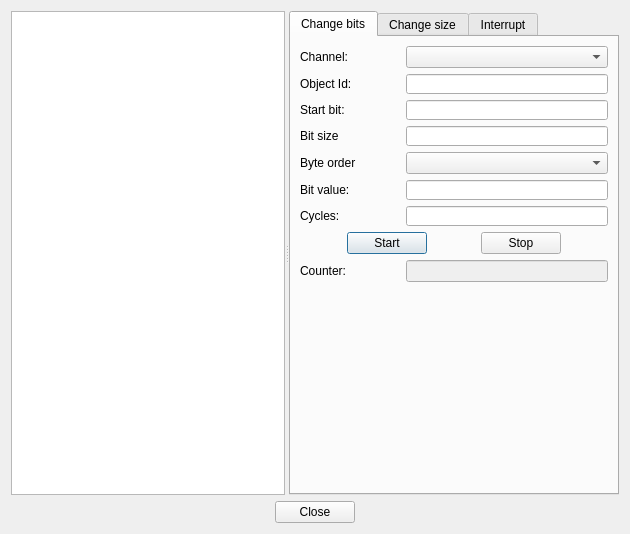
<?xml version="1.0" encoding="UTF-8"?>
<ui version="4.0">
 <class>InsertCANErrorDialog</class>
 <widget class="QDialog" name="InsertCANErrorDialog">
  <property name="geometry">
   <rect>
    <x>0</x>
    <y>0</y>
    <width>630</width>
    <height>534</height>
   </rect>
  </property>
  <property name="windowTitle">
   <string>Insert CAN bit error</string>
  </property>
  <layout class="QVBoxLayout" name="verticalLayout_2" stretch="0,0">
   <item>
    <widget class="QSplitter" name="splitter">
     <property name="orientation">
      <enum>Qt::Horizontal</enum>
     </property>
     <widget class="CanConfigTreeView" name="CanTreeView"/>
     <widget class="QTabWidget" name="tabWidget">
      <property name="currentIndex">
       <number>0</number>
      </property>
      <widget class="QWidget" name="tabWidgetPage1">
       <attribute name="title">
        <string>Change bits</string>
       </attribute>
       <layout class="QVBoxLayout" name="verticalLayout">
        <item>
         <layout class="QHBoxLayout" name="horizontalLayout">
          <item>
           <widget class="QLabel" name="label">
            <property name="minimumSize">
             <size>
              <width>100</width>
              <height>0</height>
             </size>
            </property>
            <property name="maximumSize">
             <size>
              <width>100</width>
              <height>16777215</height>
             </size>
            </property>
            <property name="text">
             <string>Channel:</string>
            </property>
           </widget>
          </item>
          <item>
           <widget class="QComboBox" name="ChannelComboBox"/>
          </item>
         </layout>
        </item>
        <item>
         <layout class="QHBoxLayout" name="horizontalLayout_2">
          <item>
           <widget class="QLabel" name="label_3">
            <property name="minimumSize">
             <size>
              <width>100</width>
              <height>0</height>
             </size>
            </property>
            <property name="maximumSize">
             <size>
              <width>100</width>
              <height>16777215</height>
             </size>
            </property>
            <property name="text">
             <string>Object Id:</string>
            </property>
           </widget>
          </item>
          <item>
           <widget class="ValueInput" name="ObjectIdLineEdit">
            <property name="minimumSize">
             <size>
              <width>0</width>
              <height>20</height>
             </size>
            </property>
            <property name="maximumSize">
             <size>
              <width>16777215</width>
              <height>20</height>
             </size>
            </property>
            <property name="contextMenuPolicy">
             <enum>Qt::NoContextMenu</enum>
            </property>
           </widget>
          </item>
         </layout>
        </item>
        <item>
         <layout class="QHBoxLayout" name="horizontalLayout_3">
          <item>
           <widget class="QLabel" name="label_2">
            <property name="minimumSize">
             <size>
              <width>100</width>
              <height>0</height>
             </size>
            </property>
            <property name="maximumSize">
             <size>
              <width>100</width>
              <height>16777215</height>
             </size>
            </property>
            <property name="text">
             <string>Start bit:</string>
            </property>
           </widget>
          </item>
          <item>
           <widget class="ValueInput" name="StartBitLineEdit">
            <property name="minimumSize">
             <size>
              <width>0</width>
              <height>20</height>
             </size>
            </property>
            <property name="maximumSize">
             <size>
              <width>16777215</width>
              <height>20</height>
             </size>
            </property>
           </widget>
          </item>
         </layout>
        </item>
        <item>
         <layout class="QHBoxLayout" name="horizontalLayout_4">
          <item>
           <widget class="QLabel" name="label_4">
            <property name="minimumSize">
             <size>
              <width>100</width>
              <height>0</height>
             </size>
            </property>
            <property name="maximumSize">
             <size>
              <width>100</width>
              <height>16777215</height>
             </size>
            </property>
            <property name="text">
             <string>Bit size</string>
            </property>
           </widget>
          </item>
          <item>
           <widget class="ValueInput" name="BitSizeLineEdit">
            <property name="minimumSize">
             <size>
              <width>0</width>
              <height>20</height>
             </size>
            </property>
            <property name="maximumSize">
             <size>
              <width>16777215</width>
              <height>20</height>
             </size>
            </property>
           </widget>
          </item>
         </layout>
        </item>
        <item>
         <layout class="QHBoxLayout" name="horizontalLayout_5">
          <item>
           <widget class="QLabel" name="label_5">
            <property name="minimumSize">
             <size>
              <width>100</width>
              <height>0</height>
             </size>
            </property>
            <property name="maximumSize">
             <size>
              <width>100</width>
              <height>16777215</height>
             </size>
            </property>
            <property name="text">
             <string>Byte order</string>
            </property>
           </widget>
          </item>
          <item>
           <widget class="QComboBox" name="ByteOrderComboBox"/>
          </item>
         </layout>
        </item>
        <item>
         <layout class="QHBoxLayout" name="horizontalLayout_10">
          <item>
           <widget class="QLabel" name="label_8">
            <property name="minimumSize">
             <size>
              <width>100</width>
              <height>0</height>
             </size>
            </property>
            <property name="maximumSize">
             <size>
              <width>100</width>
              <height>16777215</height>
             </size>
            </property>
            <property name="text">
             <string>Bit value:</string>
            </property>
           </widget>
          </item>
          <item>
           <widget class="ValueInput" name="BitValueLineEdit">
            <property name="minimumSize">
             <size>
              <width>0</width>
              <height>20</height>
             </size>
            </property>
            <property name="maximumSize">
             <size>
              <width>16777215</width>
              <height>20</height>
             </size>
            </property>
           </widget>
          </item>
         </layout>
        </item>
        <item>
         <layout class="QHBoxLayout" name="horizontalLayout_6">
          <item>
           <widget class="QLabel" name="label_6">
            <property name="minimumSize">
             <size>
              <width>100</width>
              <height>0</height>
             </size>
            </property>
            <property name="maximumSize">
             <size>
              <width>100</width>
              <height>16777215</height>
             </size>
            </property>
            <property name="text">
             <string>Cycles:</string>
            </property>
           </widget>
          </item>
          <item>
           <widget class="ValueInput" name="CyclesLineEdit">
            <property name="minimumSize">
             <size>
              <width>0</width>
              <height>20</height>
             </size>
            </property>
            <property name="maximumSize">
             <size>
              <width>16777215</width>
              <height>20</height>
             </size>
            </property>
           </widget>
          </item>
         </layout>
        </item>
        <item>
         <layout class="QHBoxLayout" name="horizontalLayout_7">
          <item>
           <spacer name="horizontalSpacer">
            <property name="orientation">
             <enum>Qt::Horizontal</enum>
            </property>
            <property name="sizeHint" stdset="0">
             <size>
              <width>40</width>
              <height>20</height>
             </size>
            </property>
           </spacer>
          </item>
          <item>
           <widget class="QPushButton" name="StartPushButton">
            <property name="text">
             <string>Start</string>
            </property>
           </widget>
          </item>
          <item>
           <spacer name="horizontalSpacer_2">
            <property name="orientation">
             <enum>Qt::Horizontal</enum>
            </property>
            <property name="sizeHint" stdset="0">
             <size>
              <width>40</width>
              <height>20</height>
             </size>
            </property>
           </spacer>
          </item>
          <item>
           <widget class="QPushButton" name="StopPushButton">
            <property name="text">
             <string>Stop</string>
            </property>
           </widget>
          </item>
          <item>
           <spacer name="horizontalSpacer_3">
            <property name="orientation">
             <enum>Qt::Horizontal</enum>
            </property>
            <property name="sizeHint" stdset="0">
             <size>
              <width>40</width>
              <height>20</height>
             </size>
            </property>
           </spacer>
          </item>
         </layout>
        </item>
        <item>
         <layout class="QHBoxLayout" name="horizontalLayout_9">
          <item>
           <widget class="QLabel" name="label_7">
            <property name="minimumSize">
             <size>
              <width>100</width>
              <height>0</height>
             </size>
            </property>
            <property name="maximumSize">
             <size>
              <width>100</width>
              <height>16777215</height>
             </size>
            </property>
            <property name="text">
             <string>Counter:</string>
            </property>
           </widget>
          </item>
          <item>
           <widget class="QLineEdit" name="CounterLineEdit">
            <property name="enabled">
             <bool>false</bool>
            </property>
           </widget>
          </item>
         </layout>
        </item>
        <item>
         <spacer name="verticalSpacer">
          <property name="orientation">
           <enum>Qt::Vertical</enum>
          </property>
          <property name="sizeHint" stdset="0">
           <size>
            <width>20</width>
            <height>40</height>
           </size>
          </property>
         </spacer>
        </item>
       </layout>
      </widget>
      <widget class="QWidget" name="tab">
       <attribute name="title">
        <string>Change size</string>
       </attribute>
       <layout class="QVBoxLayout" name="verticalLayout_6">
        <item>
         <layout class="QHBoxLayout" name="horizontalLayout_11">
          <item>
           <widget class="QLabel" name="label_9">
            <property name="minimumSize">
             <size>
              <width>100</width>
              <height>0</height>
             </size>
            </property>
            <property name="maximumSize">
             <size>
              <width>100</width>
              <height>16777215</height>
             </size>
            </property>
            <property name="text">
             <string>Channel:</string>
            </property>
           </widget>
          </item>
          <item>
           <widget class="QComboBox" name="ChannelComboBoxSize"/>
          </item>
         </layout>
        </item>
        <item>
         <layout class="QHBoxLayout" name="horizontalLayout_12">
          <item>
           <widget class="QLabel" name="label_10">
            <property name="minimumSize">
             <size>
              <width>100</width>
              <height>0</height>
             </size>
            </property>
            <property name="maximumSize">
             <size>
              <width>100</width>
              <height>16777215</height>
             </size>
            </property>
            <property name="text">
             <string>Object Id:</string>
            </property>
           </widget>
          </item>
          <item>
           <widget class="ValueInput" name="ObjectIdLineEditSize">
            <property name="minimumSize">
             <size>
              <width>0</width>
              <height>20</height>
             </size>
            </property>
            <property name="maximumSize">
             <size>
              <width>16777215</width>
              <height>20</height>
             </size>
            </property>
            <property name="contextMenuPolicy">
             <enum>Qt::NoContextMenu</enum>
            </property>
           </widget>
          </item>
         </layout>
        </item>
        <item>
         <layout class="QHBoxLayout" name="horizontalLayout_13">
          <item>
           <widget class="QLabel" name="label_11">
            <property name="minimumSize">
             <size>
              <width>100</width>
              <height>0</height>
             </size>
            </property>
            <property name="maximumSize">
             <size>
              <width>100</width>
              <height>16777215</height>
             </size>
            </property>
            <property name="text">
             <string>Cycles:</string>
            </property>
           </widget>
          </item>
          <item>
           <widget class="ValueInput" name="CyclesLineEditSize">
            <property name="minimumSize">
             <size>
              <width>0</width>
              <height>20</height>
             </size>
            </property>
            <property name="maximumSize">
             <size>
              <width>16777215</width>
              <height>20</height>
             </size>
            </property>
           </widget>
          </item>
         </layout>
        </item>
        <item>
         <layout class="QHBoxLayout" name="horizontalLayout_42">
          <item>
           <widget class="QLabel" name="label_35">
            <property name="minimumSize">
             <size>
              <width>100</width>
              <height>0</height>
             </size>
            </property>
            <property name="maximumSize">
             <size>
              <width>100</width>
              <height>16777215</height>
             </size>
            </property>
            <property name="text">
             <string>Change size to:</string>
            </property>
           </widget>
          </item>
          <item>
           <widget class="ValueInput" name="SizeToChangeTo">
            <property name="minimumSize">
             <size>
              <width>0</width>
              <height>20</height>
             </size>
            </property>
            <property name="maximumSize">
             <size>
              <width>16777215</width>
              <height>20</height>
             </size>
            </property>
           </widget>
          </item>
         </layout>
        </item>
        <item>
         <layout class="QHBoxLayout" name="horizontalLayout_14">
          <item>
           <spacer name="horizontalSpacer_6">
            <property name="orientation">
             <enum>Qt::Horizontal</enum>
            </property>
            <property name="sizeHint" stdset="0">
             <size>
              <width>40</width>
              <height>20</height>
             </size>
            </property>
           </spacer>
          </item>
          <item>
           <widget class="QPushButton" name="StartPushButtonSize">
            <property name="text">
             <string>Start</string>
            </property>
           </widget>
          </item>
          <item>
           <spacer name="horizontalSpacer_7">
            <property name="orientation">
             <enum>Qt::Horizontal</enum>
            </property>
            <property name="sizeHint" stdset="0">
             <size>
              <width>40</width>
              <height>20</height>
             </size>
            </property>
           </spacer>
          </item>
          <item>
           <widget class="QPushButton" name="StopPushButtonSize">
            <property name="text">
             <string>Stop</string>
            </property>
           </widget>
          </item>
          <item>
           <spacer name="horizontalSpacer_8">
            <property name="orientation">
             <enum>Qt::Horizontal</enum>
            </property>
            <property name="sizeHint" stdset="0">
             <size>
              <width>40</width>
              <height>20</height>
             </size>
            </property>
           </spacer>
          </item>
         </layout>
        </item>
        <item>
         <layout class="QHBoxLayout" name="horizontalLayout_15">
          <item>
           <widget class="QLabel" name="label_12">
            <property name="minimumSize">
             <size>
              <width>100</width>
              <height>0</height>
             </size>
            </property>
            <property name="maximumSize">
             <size>
              <width>100</width>
              <height>16777215</height>
             </size>
            </property>
            <property name="text">
             <string>Counter:</string>
            </property>
           </widget>
          </item>
          <item>
           <widget class="QLineEdit" name="CounterLineEditSize">
            <property name="enabled">
             <bool>false</bool>
            </property>
           </widget>
          </item>
         </layout>
        </item>
        <item>
         <spacer name="verticalSpacer_2">
          <property name="orientation">
           <enum>Qt::Vertical</enum>
          </property>
          <property name="sizeHint" stdset="0">
           <size>
            <width>20</width>
            <height>170</height>
           </size>
          </property>
         </spacer>
        </item>
       </layout>
      </widget>
      <widget class="QWidget" name="tab_2">
       <attribute name="title">
        <string>Interrupt</string>
       </attribute>
       <layout class="QVBoxLayout" name="verticalLayout_4">
        <item>
         <layout class="QHBoxLayout" name="horizontalLayout_17">
          <item>
           <widget class="QLabel" name="label_14">
            <property name="minimumSize">
             <size>
              <width>100</width>
              <height>0</height>
             </size>
            </property>
            <property name="maximumSize">
             <size>
              <width>100</width>
              <height>16777215</height>
             </size>
            </property>
            <property name="text">
             <string>Channel:</string>
            </property>
           </widget>
          </item>
          <item>
           <widget class="QComboBox" name="ChannelComboBoxInterrupt"/>
          </item>
         </layout>
        </item>
        <item>
         <layout class="QHBoxLayout" name="horizontalLayout_18">
          <item>
           <widget class="QLabel" name="label_15">
            <property name="minimumSize">
             <size>
              <width>100</width>
              <height>0</height>
             </size>
            </property>
            <property name="maximumSize">
             <size>
              <width>100</width>
              <height>16777215</height>
             </size>
            </property>
            <property name="text">
             <string>Object Id:</string>
            </property>
           </widget>
          </item>
          <item>
           <widget class="ValueInput" name="ObjectIdLineEditInterrupt">
            <property name="minimumSize">
             <size>
              <width>0</width>
              <height>20</height>
             </size>
            </property>
            <property name="maximumSize">
             <size>
              <width>16777215</width>
              <height>20</height>
             </size>
            </property>
            <property name="contextMenuPolicy">
             <enum>Qt::NoContextMenu</enum>
            </property>
           </widget>
          </item>
         </layout>
        </item>
        <item>
         <layout class="QHBoxLayout" name="horizontalLayout_19">
          <item>
           <widget class="QLabel" name="label_16">
            <property name="minimumSize">
             <size>
              <width>100</width>
              <height>0</height>
             </size>
            </property>
            <property name="maximumSize">
             <size>
              <width>100</width>
              <height>16777215</height>
             </size>
            </property>
            <property name="text">
             <string>Cycles:</string>
            </property>
           </widget>
          </item>
          <item>
           <widget class="ValueInput" name="CyclesLineEditInterrupt">
            <property name="minimumSize">
             <size>
              <width>0</width>
              <height>20</height>
             </size>
            </property>
            <property name="maximumSize">
             <size>
              <width>16777215</width>
              <height>20</height>
             </size>
            </property>
           </widget>
          </item>
         </layout>
        </item>
        <item>
         <layout class="QHBoxLayout" name="horizontalLayout_20">
          <item>
           <spacer name="horizontalSpacer_9">
            <property name="orientation">
             <enum>Qt::Horizontal</enum>
            </property>
            <property name="sizeHint" stdset="0">
             <size>
              <width>40</width>
              <height>20</height>
             </size>
            </property>
           </spacer>
          </item>
          <item>
           <widget class="QPushButton" name="StartPushButtonInterrupt">
            <property name="text">
             <string>Start</string>
            </property>
           </widget>
          </item>
          <item>
           <spacer name="horizontalSpacer_10">
            <property name="orientation">
             <enum>Qt::Horizontal</enum>
            </property>
            <property name="sizeHint" stdset="0">
             <size>
              <width>40</width>
              <height>20</height>
             </size>
            </property>
           </spacer>
          </item>
          <item>
           <widget class="QPushButton" name="StopPushButtonInterrupt">
            <property name="text">
             <string>Stop</string>
            </property>
           </widget>
          </item>
          <item>
           <spacer name="horizontalSpacer_11">
            <property name="orientation">
             <enum>Qt::Horizontal</enum>
            </property>
            <property name="sizeHint" stdset="0">
             <size>
              <width>40</width>
              <height>20</height>
             </size>
            </property>
           </spacer>
          </item>
         </layout>
        </item>
        <item>
         <layout class="QHBoxLayout" name="horizontalLayout_16">
          <item>
           <widget class="QLabel" name="label_13">
            <property name="minimumSize">
             <size>
              <width>100</width>
              <height>0</height>
             </size>
            </property>
            <property name="maximumSize">
             <size>
              <width>100</width>
              <height>16777215</height>
             </size>
            </property>
            <property name="text">
             <string>Counter:</string>
            </property>
           </widget>
          </item>
          <item>
           <widget class="QLineEdit" name="CounterLineEditInterrupt">
            <property name="enabled">
             <bool>false</bool>
            </property>
           </widget>
          </item>
         </layout>
        </item>
        <item>
         <spacer name="verticalSpacer_3">
          <property name="orientation">
           <enum>Qt::Vertical</enum>
          </property>
          <property name="sizeHint" stdset="0">
           <size>
            <width>20</width>
            <height>198</height>
           </size>
          </property>
         </spacer>
        </item>
       </layout>
      </widget>
     </widget>
    </widget>
   </item>
   <item>
    <layout class="QHBoxLayout" name="horizontalLayout_8">
     <item>
      <spacer name="horizontalSpacer_4">
       <property name="orientation">
        <enum>Qt::Horizontal</enum>
       </property>
       <property name="sizeHint" stdset="0">
        <size>
         <width>40</width>
         <height>20</height>
        </size>
       </property>
      </spacer>
     </item>
     <item>
      <widget class="QPushButton" name="ClosePushButton">
       <property name="text">
        <string>Close</string>
       </property>
      </widget>
     </item>
     <item>
      <spacer name="horizontalSpacer_5">
       <property name="orientation">
        <enum>Qt::Horizontal</enum>
       </property>
       <property name="sizeHint" stdset="0">
        <size>
         <width>40</width>
         <height>20</height>
        </size>
       </property>
      </spacer>
     </item>
    </layout>
   </item>
  </layout>
 </widget>
 <customwidgets>
  <customwidget>
   <class>CanConfigTreeView</class>
   <extends>QListView</extends>
   <header>CanConfigDialog.h</header>
  </customwidget>
  <customwidget>
   <class>ValueInput</class>
   <extends>QLineEdit</extends>
   <header>ValueInput.h</header>
  </customwidget>
 </customwidgets>
 <resources/>
 <connections/>
</ui>
